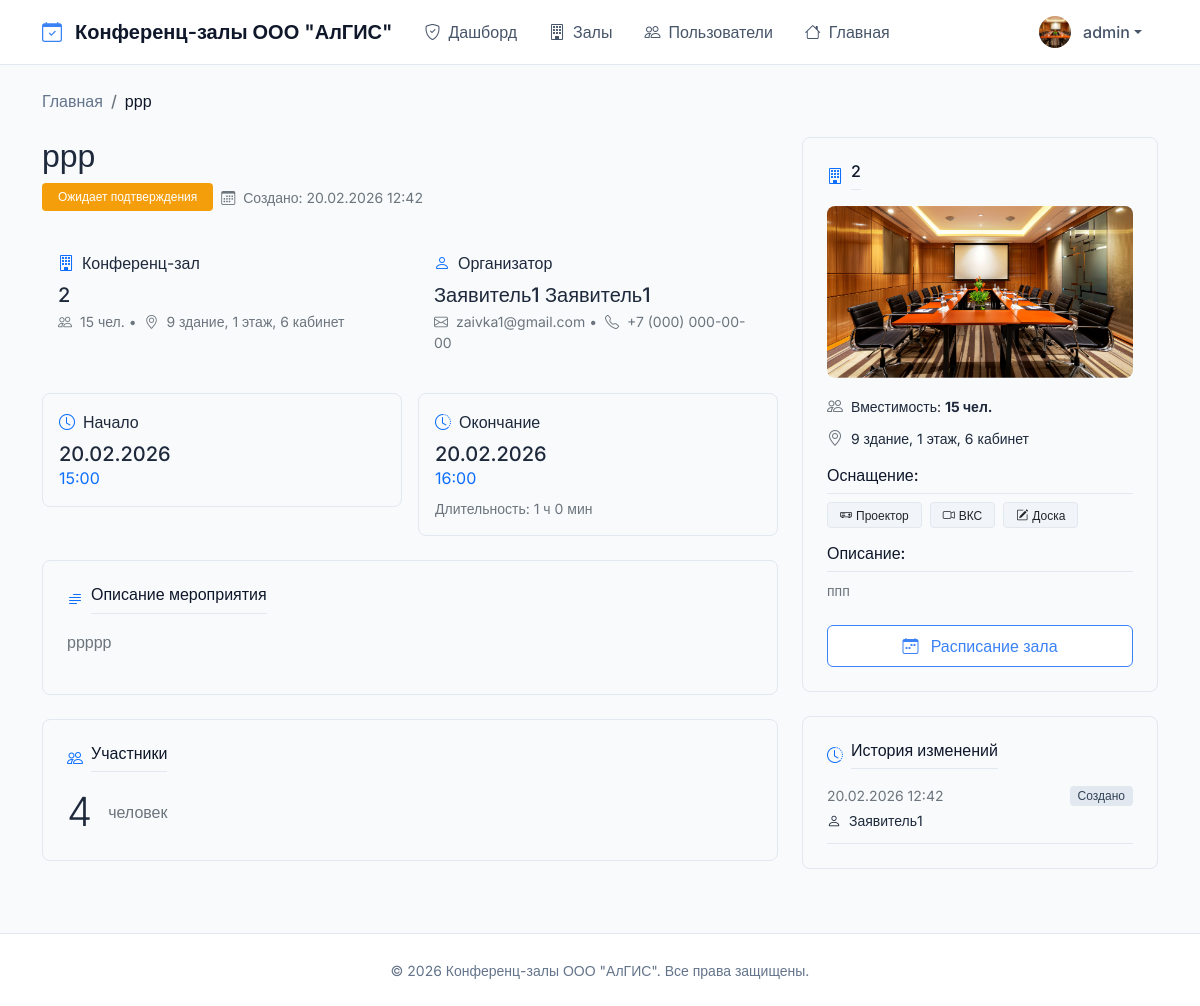
The app's page /booking/12/ (signed in), older data.
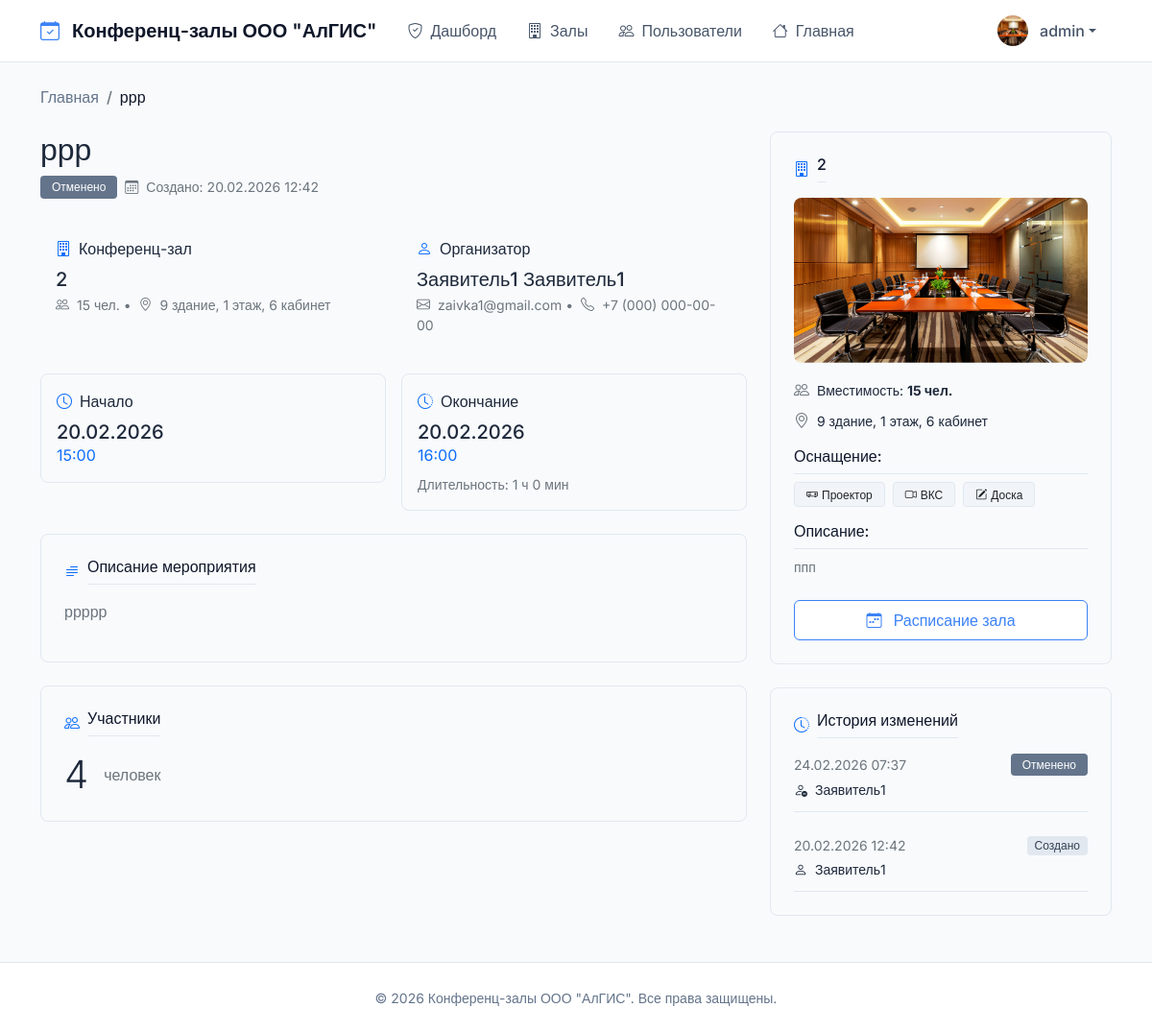
The same page, newer data.
### bookings/models.py (models this page shows, shortened)
class Booking(models.Model):
    STATUS_CHOICES = (
        ('pending', 'Ожидает подтверждения'),
        ('approved', 'Подтверждено'),
        ('rejected', 'Отклонено'),
        ('cancelled', 'Отменено'),
    )
    room = models.ForeignKey(ConferenceRoom, on_delete=models.CASCADE, verbose_name="Зал", related_name='bookings')
    requester = models.ForeignKey(User, on_delete=models.CASCADE, related_name='bookings', verbose_name="Заявитель")
    title = models.CharField(max_length=200, verbose_name="Название мероприятия")
    description = models.TextField(verbose_name="Описание")
    start_time = models.DateTimeField(verbose_name="Начало")
    end_time = models.DateTimeField(verbose_name="Окончание")
    participants_count = models.PositiveIntegerField(verbose_name="Количество участников")
    status = models.CharField(max_length=20, choices=STATUS_CHOICES, default='pending', verbose_name="Статус")
    created_at = models.DateTimeField(auto_now_add=True, verbose_name="Создано")
    updated_at = models.DateTimeField(auto_now=True, verbose_name="Обновлено")
    moderated_by = models.ForeignKey(User, null=True, blank=True, on_delete=models.SET_NULL,
                                     related_name='moderated_bookings', verbose_name="Модератор")
    moderation_comment = models.TextField(blank=True, verbose_name="Комментарий модератора")
    def duration(self):
        delta = self.end_time - self.start_time
        hours = delta.seconds // 3600
        minutes = (delta.seconds % 3600) // 60
        if hours > 0:
            return f"{hours} ч {minutes} мин"
        return f"{minutes} мин"
    class Meta:
        verbose_name = "Бронирование"
        verbose_name_plural = "Бронирования"
        ordering = ['-start_time']
        indexes = [
            models.Index(fields=['start_time', 'end_time']),
            models.Index(fields=['status']),
            models.Index(fields=['room', 'status']),
        ]

class BookingHistory(models.Model):
    ACTION_CHOICES = (
        ('created', 'Создано'),
        ('updated', 'Обновлено'),
        ('approved', 'Подтверждено'),
        ('rejected', 'Отклонено'),
        ('cancelled', 'Отменено'),
    )
    booking = models.ForeignKey(Booking, on_delete=models.CASCADE, related_name='history', verbose_name="Бронирование")
    user = models.ForeignKey(User, on_delete=models.SET_NULL, null=True, verbose_name="Пользователь")
    action = models.CharField(max_length=20, choices=ACTION_CHOICES, verbose_name="Действие")
    timestamp = models.DateTimeField(auto_now_add=True, verbose_name="Время")
    details = models.JSONField(default=dict, verbose_name="Детали")
    class Meta:
        verbose_name = "История бронирования"
        verbose_name_plural = "История бронирований"
        ordering = ['-timestamp']
        indexes = [
            models.Index(fields=['booking', 'timestamp']),
            models.Index(fields=['action']),
        ]

class User(AbstractUser):
    ROLE_CHOICES = (
        ('moderator', 'Модератор'),
        ('requester', 'Заявитель'),
        ('employee', 'Сотрудник'),
    )
    role = models.CharField(max_length=20, choices=ROLE_CHOICES, default='employee', verbose_name="Роль")
    phone = models.CharField(max_length=20, blank=True, verbose_name="Телефон")
    department = models.CharField(max_length=100, blank=True, verbose_name="Отдел")
    avatar = models.ImageField(upload_to='avatars/', blank=True, null=True, verbose_name="Аватар")
    def get_full_name(self):
        if self.first_name and self.last_name:
            return f"{self.first_name} {self.last_name}"
        return self.username
    class Meta:
        verbose_name = "Пользователь"
        verbose_name_plural = "Пользователи"

class ConferenceRoom(models.Model):
    name = models.CharField(max_length=100, verbose_name="Название")
    capacity = models.PositiveIntegerField(verbose_name="Вместимость")
    location = models.CharField(max_length=200, verbose_name="Местоположение")
    description = models.TextField(blank=True, verbose_name="Описание")
    has_projector = models.BooleanField(default=False, verbose_name="Проектор")
    has_video_conference = models.BooleanField(default=False, verbose_name="Видеоконференция")
    has_whiteboard = models.BooleanField(default=False, verbose_name="Доска")
    is_active = models.BooleanField(default=True, verbose_name="Активен")
    image = models.ImageField(upload_to='rooms/', blank=True, null=True, verbose_name="Изображение")
    created_at = models.DateTimeField(auto_now_add=True, verbose_name="Дата создания")
    updated_at = models.DateTimeField(auto_now=True, verbose_name="Дата обновления")
    class Meta:
        verbose_name = "Конференц-зал"
        verbose_name_plural = "Конференц-залы"
        ordering = ['name']

### bookings/views.py (the view)
# urls.py: path('booking/<int:booking_id>/', views.booking_detail, name='booking_detail'),
@any_role_required
def booking_detail(request, booking_id):
    booking = get_object_or_404(Booking, id=booking_id)
    if request.user.role != 'moderator' and booking.requester != request.user:
        messages.error(request, "У вас нет прав для просмотра этого бронирования")
        return redirect('bookings:index')
    history = booking.history.all()[:10]
    return render(request, 'bookings/booking_detail.html', {
        'booking': booking, 'history': history, 'now': timezone.now(),
    })

### bookings/templates/bookings/booking_detail.html (shortened to what the changed rows need)
{% extends 'bookings/base.html' %}
{% load static %}
{% block content %}
<div class="row mb-4">
    <div class="col-12">
        <nav aria-label="breadcrumb">
            <ol class="breadcrumb">
                <li class="breadcrumb-item"><a href="{% url 'bookings:index' %}" class="text-decoration-none">Главная</a></li>
                <li class="breadcrumb-item active" aria-current="page">{{ booking.title|truncatechars:30 }}</li>
            </ol>
        </nav>
    </div>
</div>
<div class="row g-4">
    <div class="col-lg-8">
        <div class="d-flex justify-content-between align-items-start mb-4">
            <div>
                <h2 class="fw-semibold mb-2">{{ booking.title }}</h2>
                <div class="d-flex align-items-center gap-2">
                    <span class="badge
                        {% if booking.status == 'approved' %}bg-success
                        {% elif booking.status == 'pending' %}bg-warning
                        {% elif booking.status == 'rejected' %}bg-danger
                        {% else %}bg-secondary{% endif %}">
                        {{ booking.get_status_display }}
                    </span>
                    <span class="text-secondary small">
                        <i class="bi bi-calendar3 me-1"></i>
                        Создано: {{ booking.created_at|date:"d.m.Y H:i" }}
                    </span>
                </div>
            </div>
        </div>
        <div class="row g-3 mb-4">
            <div class="col-md-6">
                <div class="bg-light p-3 rounded-3">
                    <div class="d-flex align-items-center mb-2">
                        <i class="bi bi-building text-primary me-2"></i>
                        <span class="fw-medium">Конференц-зал</span>
                    </div>
                    <h5 class="mb-1">{{ booking.room.name }}</h5>
                    <div class="small text-secondary">
                        <i class="bi bi-people me-1"></i> {{ booking.room.capacity }} чел. •
                        <i class="bi bi-geo-alt ms-1 me-1"></i> {{ booking.room.location }}
                    </div>
                </div>
            </div>
            <div class="col-md-6">
                <div class="bg-light p-3 rounded-3">
                    <div class="d-flex align-items-center mb-2">
                        <i class="bi bi-person text-primary me-2"></i>
                        <span class="fw-medium">Организатор</span>
                    </div>
                    <h5 class="mb-1">{{ booking.requester.get_full_name|default:booking.requester.username }}</h5>
                    <div class="small text-secondary">
                        <i class="bi bi-envelope me-1"></i> {{ booking.requester.email }} •
                        <i class="bi bi-telephone ms-1 me-1"></i> {{ booking.requester.phone|default:"—" }}
                    </div>
                </div>
            </div>
        </div>
        <div class="row g-3 mb-4">
            <div class="col-md-6">
                <div class="border rounded-3 p-3">
                    <div class="d-flex align-items-center mb-2">
                        <i class="bi bi-clock text-primary me-2"></i>
                        <span class="fw-medium">Начало</span>
                    </div>
                    <div class="h5 mb-0">{{ booking.start_time|date:"d.m.Y" }}</div>
                    <div class="text-primary fw-medium">{{ booking.start_time|date:"H:i" }}</div>
                </div>
            </div>
            <div class="col-md-6">
                <div class="border rounded-3 p-3">
                    <div class="d-flex align-items-center mb-2">
                        <i class="bi bi-clock-history text-primary me-2"></i>
                        <span class="fw-medium">Окончание</span>
                    </div>
                    <div class="h5 mb-0">{{ booking.end_time|date:"d.m.Y" }}</div>
                    <div class="text-primary fw-medium">{{ booking.end_time|date:"H:i" }}</div>
                    <div class="small text-secondary mt-2">
                        Длительность: {{ booking.duration }}
                    </div>
                </div>
            </div>
        </div>
        <div class="border rounded-3 p-4 mb-4">
            <div class="text-secondary">
                {{ booking.description|linebreaks }}
            </div>
        </div>
        <div class="border rounded-3 p-4 mb-4">
            <div class="d-flex align-items-center">
                <span class="display-6 fw-semibold me-3">{{ booking.participants_count }}</span>
                <span class="text-secondary">человек</span>
            </div>
        </div>
    </div>
    <div class="col-lg-4">
        <div class="border rounded-3 p-4 mb-4">
            <div class="d-flex align-items-center mb-3">
                <i class="bi bi-building text-primary me-2"></i>
                <h6 class="fw-medium mb-0">{{ booking.room.name }}</h6>
            </div>
            {% if booking.room.image %}
                <img src="{{ booking.room.image.url }}" class="img-fluid rounded-3 mb-3" alt="{{ booking.room.name }}">
            {% endif %}
            <div class="mb-3">
                <div class="d-flex align-items-center mb-2">
                    <span class="small">Вместимость: <strong>{{ booking.room.capacity }} чел.</strong></span>
                </div>
                <div class="d-flex align-items-center mb-2">
                    <i class="bi bi-geo-alt text-secondary me-2"></i>
                    <span class="small">{{ booking.room.location }}</span>
                </div>
            </div>
            <h6 class="fw-medium mb-2">Оснащение:</h6>
            <div class="d-flex flex-wrap gap-2 mb-3">
                {% if booking.room.has_projector %}
                    <span class="badge bg-light text-dark">
                    </span>
                {% endif %}
                {% if booking.room.has_video_conference %}
                    <span class="badge bg-light text-dark">
                    </span>
                {% endif %}
                {% if booking.room.has_whiteboard %}
                    <span class="badge bg-light text-dark">
                    </span>
                {% endif %}
            </div>
            {% if booking.room.description %}
                <h6 class="fw-medium mb-2">Описание:</h6>
                <p class="small text-secondary">{{ booking.room.description }}</p>
            {% endif %}
            <a href="{% url 'bookings:room_schedule' booking.room.id %}"
               class="btn btn-outline-primary w-100 mt-2">
                <i class="bi bi-calendar-week me-2"></i>
                Расписание зала
            </a>
        </div>
        {% if history %}
            <div class="border rounded-3 p-4">
                <div class="vstack gap-3">
                    {% for record in history %}
                        <div class="border-bottom pb-2">
                            <div class="d-flex justify-content-between align-items-center mb-1">
                                <span class="small text-secondary">{{ record.timestamp|date:"d.m.Y H:i" }}</span>
                                <span class="badge
                                    {% if record.action == 'created' %}bg-info
                                    {% elif record.action == 'approved' %}bg-success
                                    {% elif record.action == 'rejected' %}bg-danger
                                    {% else %}bg-secondary{% endif %}">
                                    {{ record.get_action_display }}
                                </span>
                            </div>
                            <p class="small mb-1">
                                {% if record.action == 'created' %}
                                    <i class="bi bi-person me-1"></i> {{ record.user.username }}
                                {% elif record.action == 'approved' %}
                                    <i class="bi bi-shield-check me-1"></i> {{ record.user.username }}
                                {% elif record.action == 'rejected' %}
                                    <i class="bi bi-shield-x me-1"></i> {{ record.user.username }}
                                {% elif record.action == 'cancelled' %}
                                    <i class="bi bi-person-dash me-1"></i> {{ record.user.username }}
                                {% endif %}
                            </p>
                        </div>
                    {% endfor %}
                </div>
            </div>
        {% endif %}
    </div>
</div>
{% endblock %}

Row changes from the older to the newer data that the page shows:
changed Booking "ррр": status "Ожидает подтверждения" → "Отменено"
added BookingHistory: timestamp "24.02.2026 07:37", action "Отменено", user.username "Заявитель1"
